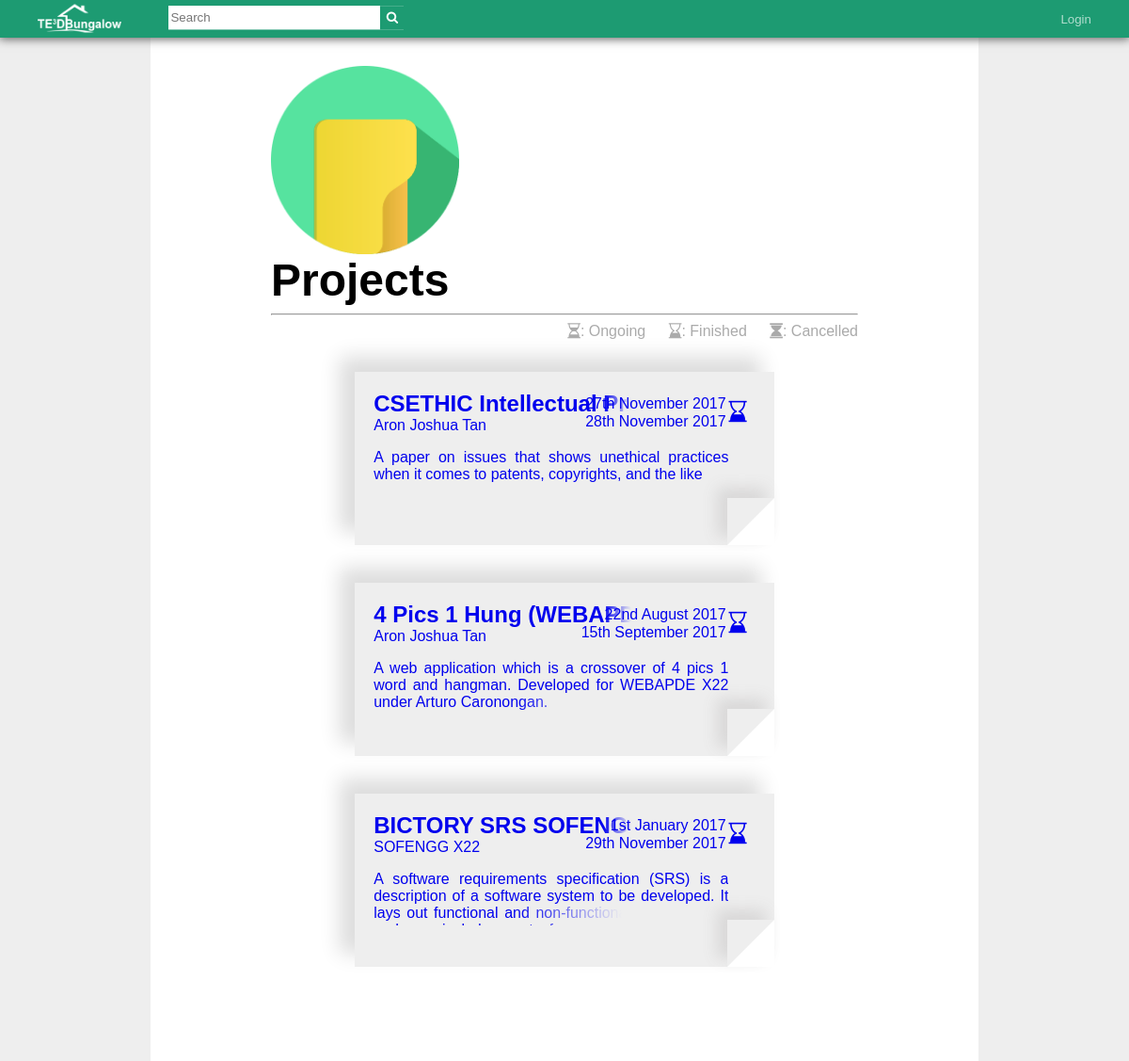
Before: / with the older database file.
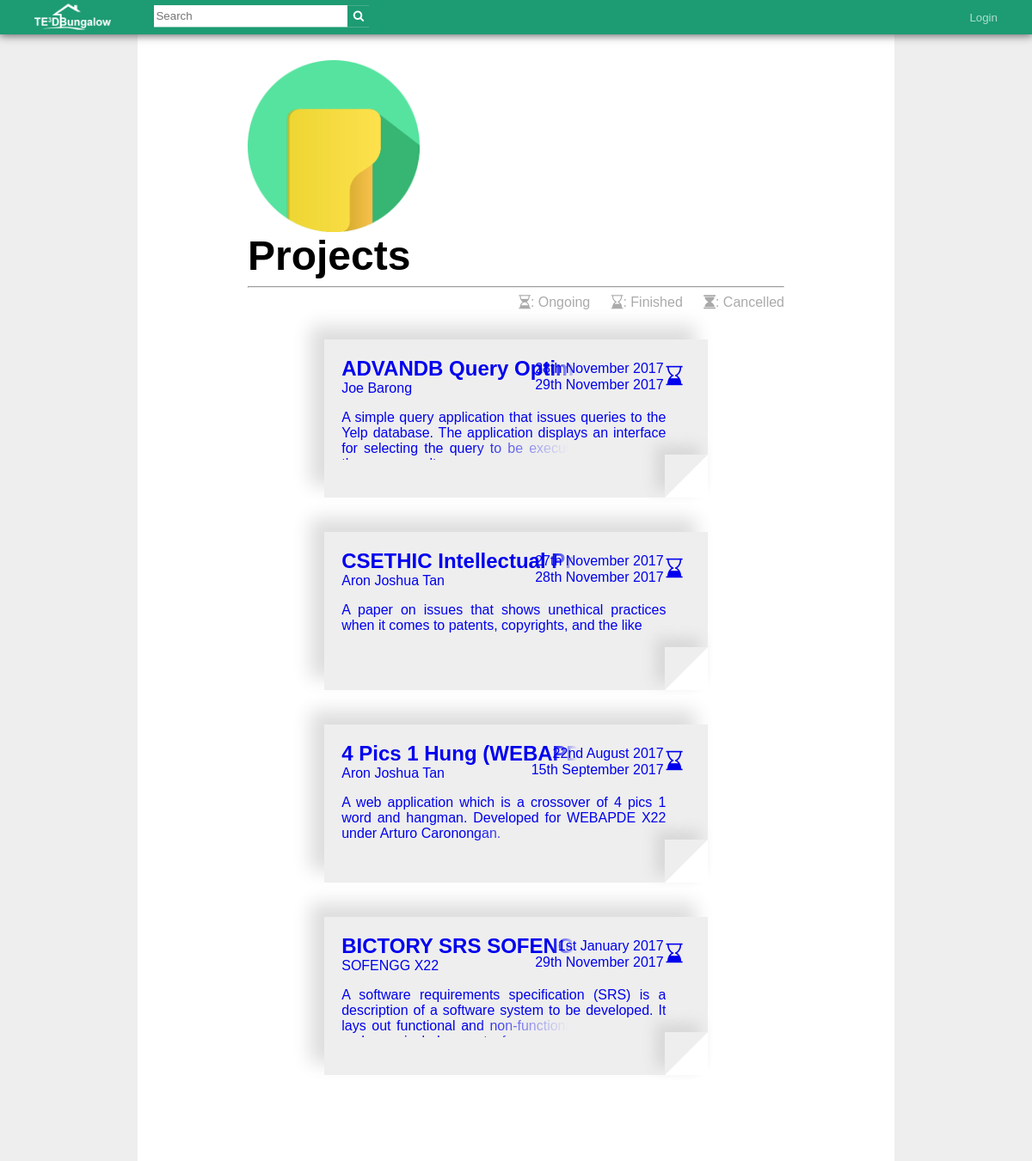
After: the same page with the newer database file.
### tables this page shows
CREATE TABLE `tptable` (
  `tpID` int(11) NOT NULL,
  `tpTitle` varchar(99) NOT NULL,
  `tpDesc` varchar(5000) NOT NULL,
  `tpMemberName` varchar(500) DEFAULT NULL,
  `tpSDate` date NOT NULL,
  `tpEDate` date DEFAULT NULL,
  `tpAccessLVL` int(11) NOT NULL,
  `pHead` varchar(50) DEFAULT NULL
);

### html/index.php (the view, shortened to what this page needs)
<?php
    include '../php/dbh.php';
?>
<!DOCTYPE html>
<html>
<link rel="stylesheet" href="https://cdnjs.cloudflare.com/ajax/libs/font-awesome/4.7.0/css/font-awesome.min.css">
<link rel="stylesheet" href="../css/style.css">
<link rel="stylesheet" href="../css/index.css">
</head>
<body>
  <div id="toolbar">
    <div id="logo">
      <a href="index.php"><img src="../images/logo_full.png" height="30px"></a>
    </div>
    <div id="searchBar">
      <form action="search.php" method="POST">
        <input id="searchTerm" type="text" name="search-field" placeholder="Search"/>
        <button id="searchButton" type="submit" name="search-button">
          <i class="fa fa-search"></i>
        </button>
      </form>
    </div>
    <?php
      $uli = '0';
      if(isset($_COOKIE['loggedIn'])){
        $uli = $_COOKIE['loggedIn'];
        if($uli == '1'){
          echo "<ul id=\"toolbarButtons\">
                  <li><button id=\"notificationButton\" class=\"toolbarButton\" onclick=\"openNotifications()\"><i id=\"notificationCount\">99</i><i class=\"fa fa-bell\"></i></button></li>
                  <li><button id=\"userName\" class=\"toolbarButton\" onclick=\"location.href='profile.php';\">".$_COOKIE['uFName']." ".$_COOKIE['uLName']."</button></li>
                  <li><button class=\"toolbarButton\" onclick=\"location.href='../php/logOut.php'\">Logout</button></li>
                </ul>";
        }else{
          echo "<ul id=\"toolbarButtons\">
                  <li><button class=\"toolbarButton\" name=\"li1\" onclick=\"openLogin();\">Login</button></li>
                </ul>";
        }
      }else{
          echo "<ul id=\"toolbarButtons\">
                  <li><button class=\"toolbarButton\" name=\"".$uli."\" onclick=\"openLogin();\">Login</button></li>
                </ul>";
      }
    ?>
  </div>
  <div id="wrap">
    <div id="pageHead">
      <img src="../images/projectlogo.png">
      <h1>Projects</h1>
      <hr>
      <p class="pageLegend">
        <i class="fa fa-hourglass-2"></i>: Ongoing
        <i class="fa fa-hourglass-end"></i>: Finished
        <i class="fa fa-hourglass"></i>: Cancelled
      </p>
    </div>
  <div id="wrap">
      <?php
          $sql = "SELECT * FROM tptable ORDER BY tpSDate DESC";
          $result = mysqli_query($conn,$sql);
          $queryResults = mysqli_num_rows($result);
          if ($queryResults > 0){
            while ($row = mysqli_fetch_assoc($result)){
                  $iClass = "";
                  $projStart = "";
                  $projEnd = "";
                  if($row['tpEDate'] != null && $row['tpEDate'] == $row['tpSDate']){
                    $iClass = "projectStatus fa fa-hourglass";
                    $date = date_create($row['tpSDate']);
                    $projStart = date_format($date, 'jS F Y');
                    $date = date_create($row['tpEDate']);
                    $projEnd = date_format($date, 'jS F Y');
                  }
                  else if($row['tpEDate'] != null && $row['tpEDate'] != $row['tpSDate']){
                    $iClass = "projectStatus fa fa-hourglass-end";
                    $date = date_create($row['tpSDate']);
                    $projStart = date_format($date, 'jS F Y');
                    $date = date_create($row['tpEDate']);
                    $projEnd = date_format($date, 'jS F Y');
                  }
                  else if($row['tpEDate'] == null){
                    $iClass = "projectStatus fa fa-hourglass-2";
                    $date = date_create($row['tpSDate']);
                    $projStart = date_format($date, 'jS F Y');
                  }
                  echo "<a href='project.php?pid=".$row['tpID']."' style=\"text-decoration:none;\"><div class=\"projectDisplay\">
                  <i class=\"".$iClass."\"></i>
                  <p class=\"projectTitle\">".$row['tpTitle']."
                  <p class=\"projectHead\">".$row['pHead']."
                  <p class=\"projectStart\">".$projStart."
                 <p class=\"projectEnd\">".$projEnd."
                 <p class=\"projectAbstract\">".$row['tpDesc']."
                  <div class=\"cornerFold\">
                  </div>
                  </div></a>";
            }
          }
      ?>
  </div>
  <div id="wrapbg">
  </div>
</body>
</html>

### css/style.css (style rules this page uses)
html, body { background: #eeeeee; font-family: Arial, Helvetica, sans-serif; height: 100%; margin: 0; overflow-y: overlay; }
h1 { display: block; font-size: 3.0em; font-weight: bold; margin: 40px 0 0 0; overflow: hidden; padding: 0; position: relative; width: 60%; white-space: nowrap; }
#toolbar { background: #1d9b72; box-shadow: 0 0 10px 1px #555; height: 40px; line-height: 40px; top: 0; padding: 0; position: fixed; width: 100%; z-index: 2; }
#logo { display: inline-block; float: left; margin: 0 50px 0 40px; padding: 0; transform: translateY(10%); }
#searchBar { background: #fff; display: inline-block; height: 25px; margin: 0; padding: 0; position: relative; transform: translateY(25%); width: 250px; }
#searchTerm { border: none; float: left; height: 21px; margin: 0; outline: none; padding: 2px; width: 221px; }
#searchButton { background: #1d9b72; border: none; color: #fff; float: right; height: 25px; margin: 0; outline: none; width: 25px; }
#toolbarButtons { list-style-type: none; float: right; margin: 0; padding: 0; }
#toolbarButtons li { float: left; margin: 0; padding: 0; }
#wrap { background: #fff; margin: 0 auto; padding: 50px; width: 65%; z-index: 1; }
#wrapbg { background: #fff; height: 100%; left: 0; margin: 0 auto; padding: 50px; position: fixed; right: 0; width: 65%; z-index: 0; }
#pageHead { display: block; height: 150px; margin: 0 auto 65px auto; padding: 20px; position: relative; width: 80%; }
#pageHead img { float: left; height: 200px; margin: 0 50px 0 0; }
.toolbarButton { background: #1d9b72; border: none; cursor: pointer; height: 35px; margin: 0 20px 0 0; outline: none; padding: 0 20px 0 20px; color: #b0ddce; }
.pageLegend { color: #aaa; float: right; margin: 0; }
.pageLegend i { margin: 0 0 0 20px; }

### css/index.css (style rules this page uses)
.projectDisplay { background: #eeeeee; box-shadow: -15px -15px 20px 1px #ddd; display: block; height: 18vh; margin: 40px auto 40px auto; padding: 20px; position: relative; width: 80%; }
.projectDisplay:last-child { margin: 40px auto 0 auto; }
.projectStatus { display: block; font-size: 1.4em; position: absolute; right: 1.3em; top: 1.4em; }
.projectTitle { display: block; font-size: 1.5em; font-weight: bold; margin: 0; overflow: hidden; padding: 0; position: relative; width: 75%; white-space: nowrap; }
.projectHead { margin: 0; padding: 0; }
.projectTitle:after { background: linear-gradient(to right, rgba(238, 238, 238, 0), rgba(238, 238, 238, 1) 50%); bottom: 0; content: ""; height: 1.2em; position: absolute; right: 0; text-align: right; width: 20%; }
.projectStart { clear: both; float: right; margin: 0 7%; padding: inherit; position: absolute; right: 0; top: .3em; }
.projectEnd { clear: both; float: right; margin: 0 7%; padding: inherit; position: absolute; right: 0; top: 1.5em; }
.projectAbstract { display: block; height: 3.6em; overflow: hidden; position: relative; text-align: justify; width: 93%; }
.projectAbstract:after { background: linear-gradient(to right, rgba(238, 238, 238, 0), rgba(238, 238, 238, 1) 50%); bottom: 0; content: ""; height: 1.2em; position: absolute; right: 0; text-align: right; width: 60%; }
.cornerFold { border-bottom: 50px solid #fff; border-left: 50px solid #eee; box-shadow: -10px -10px 15px 1px #d9d8d8; bottom: 0; height: 0; position: absolute; right: 0; width: 0; }

Changed rows visible on the page:
added tptable: tpTitle "ADVANDB Query…", pHead "Joe Barong", tpSDate "28th November 2017", tpEDate "29th November 2017", tpDesc "A simple query application that issues queries to the Yelp database. The application displays an interface for selecting the query to be executed and viewing…"
